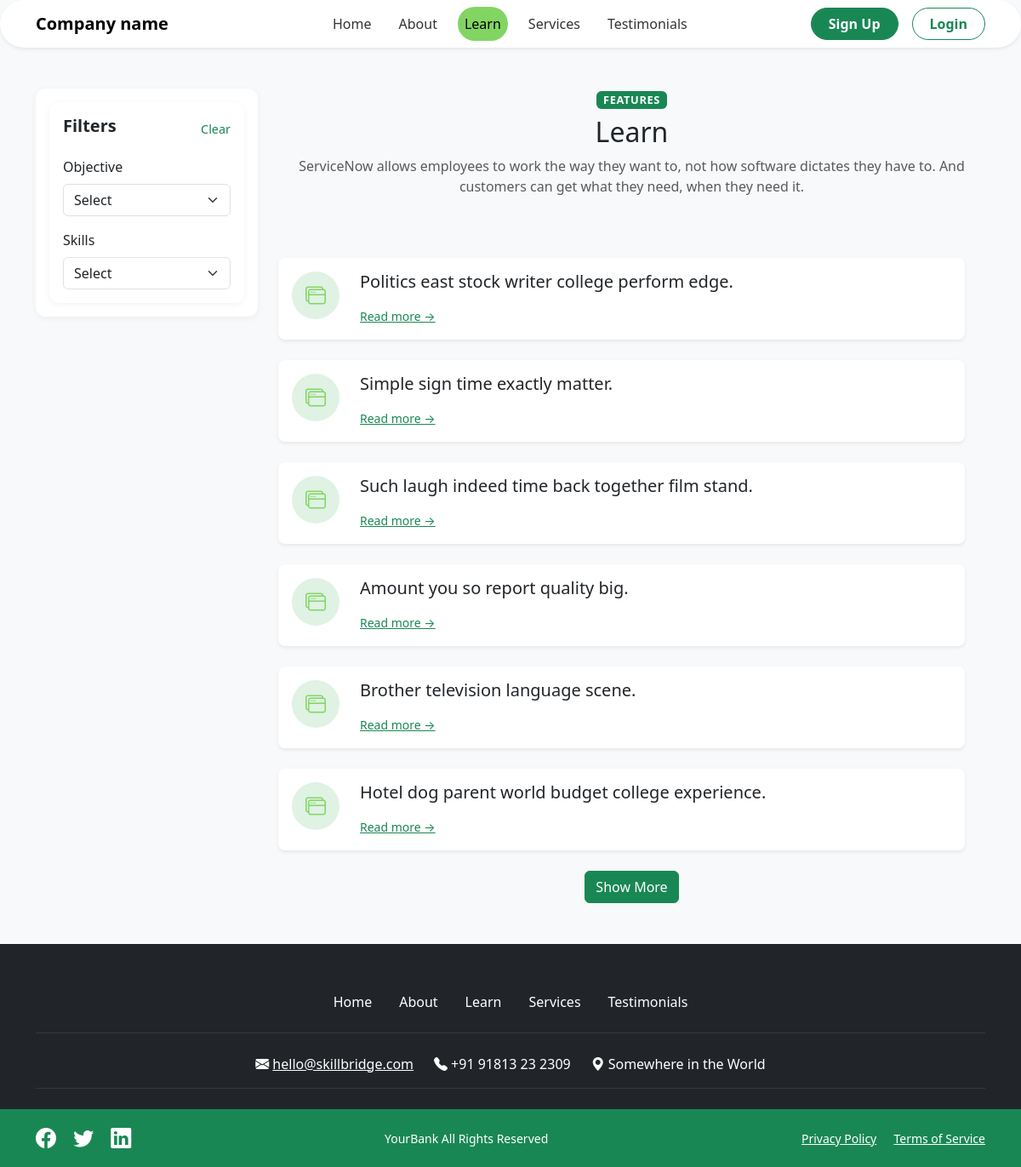
/blogs/, run on an earlier commit of the app's database.
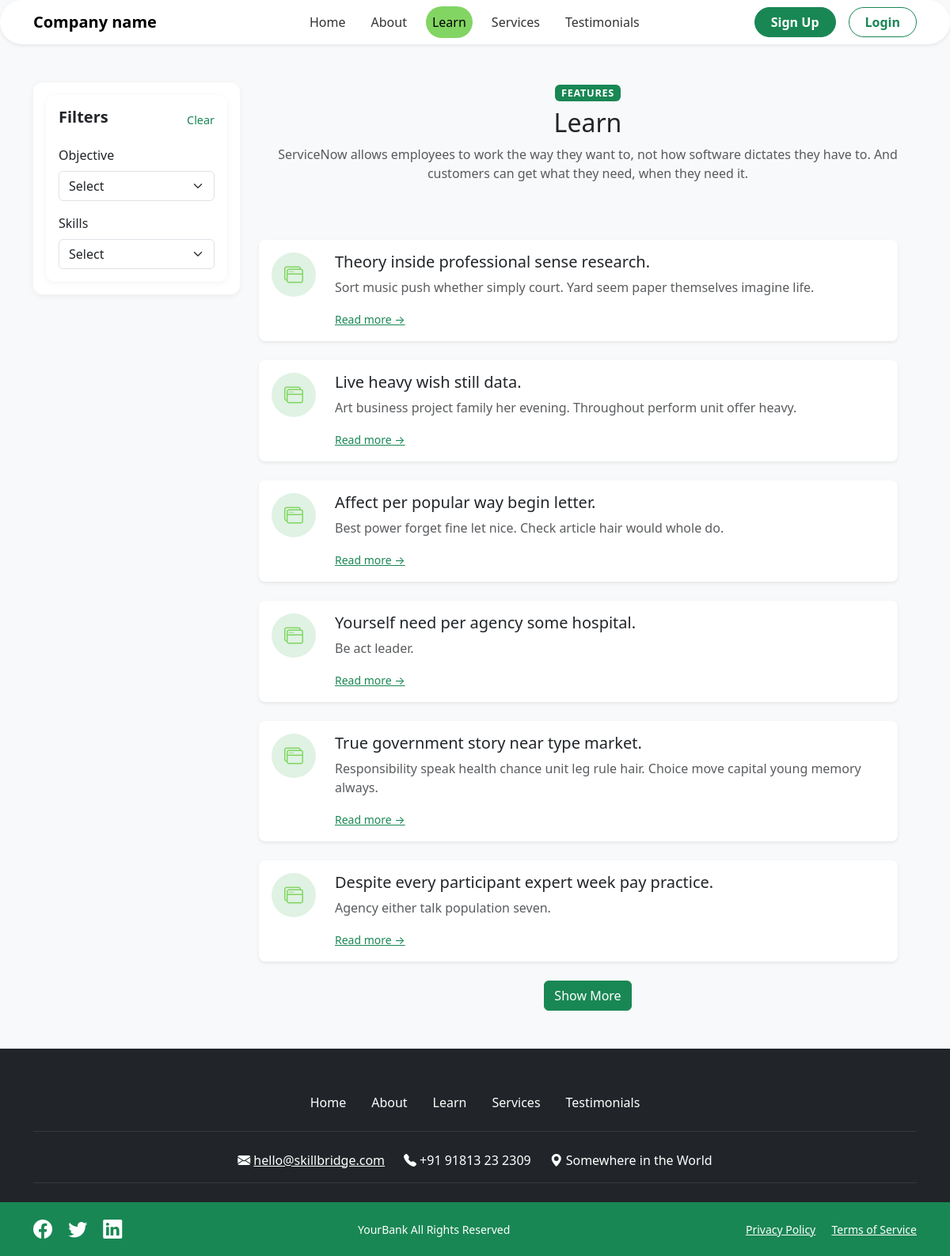
And on a later commit of the database.
### blog/models.py (models this page shows, shortened)
class Blog(models.Model):
    title = models.CharField(max_length=200)
    slug = models.SlugField(unique=True, blank=True)
    description = models.TextField()
    category    = models.ForeignKey(Category, related_name='blogs', on_delete=models.PROTECT)
    content = models.TextField()
    created_at = models.DateTimeField(auto_now_add=True)
    updated_at  = models.DateTimeField(auto_now=True)
    objectives = models.ManyToManyField(Objective, blank=True)
    products = models.ManyToManyField(Product, blank=True)
    levels = models.ManyToManyField(Level, blank=True)
    roles = models.ManyToManyField(Role, blank=True)
    skills = models.ManyToManyField(Skill, blank=True)
    image = models.ImageField(
        upload_to='blogs/',
        blank=True, null=True,
        default='images/placeholder.png'
    )
    class Meta:
        ordering = ['-updated_at']

### blog/views.py (the view)
# urls.py: path('', views.blog_list, name='list'),
def blog_list(request):
    blogs = Blog.objects.all()
    raw_objectives = request.GET.getlist('objective')
    raw_products   = request.GET.getlist('product')
    raw_levels     = request.GET.getlist('level')
    raw_roles      = request.GET.getlist('role')
    raw_skills     = request.GET.getlist('skill')
    selected_objectives = [v for v in raw_objectives if v.isdigit()]
    selected_products   = [v for v in raw_products   if v.isdigit()]
    selected_levels     = [v for v in raw_levels     if v.isdigit()]
    selected_roles      = [v for v in raw_roles      if v.isdigit()]
    selected_skills     = [v for v in raw_skills     if v.isdigit()]
    if selected_objectives:
        blogs = blogs.filter(objectives__id__in=selected_objectives)
    if selected_products:
        blogs = blogs.filter(products__id__in=selected_products)
    if selected_levels:
        blogs = blogs.filter(levels__id__in=selected_levels)
    if selected_roles:
        blogs = blogs.filter(roles__id__in=selected_roles)
    if selected_skills:
        blogs = blogs.filter(skills__id__in=selected_skills)
    blogs = blogs.distinct()
    per_page = 6
    page_param = request.GET.get('page', '1')
    try:
        page = int(page_param)
        if page < 1:
            raise ValueError
    except ValueError:
        page = 1
    limit = per_page * page
    limit_blogs     = blogs[:limit]
    total_blogs = blogs.count()
    has_next    = total_blogs > limit
    next_page = page + 1
    return render(request, 'blog/blog_list.html', {
        'blogs': limit_blogs,
        'has_next': has_next,
        'next_page': next_page,
        'objectives': Objective.objects.all(),
        'products':   Product.objects.all(),
        'levels':     Level.objects.all(),
        'roles':      Role.objects.all(),
        'skills':     Skill.objects.all(),
        'selected_objectives': selected_objectives,
        'selected_products':   selected_products,
        'selected_levels':     selected_levels,
        'selected_roles':      selected_roles,
        'selected_skills':     selected_skills,
    })

### blog/templates/blog/blog_list.html (shortened to what this page needs)
{% extends "base.html" %} {% load static %} {% block title %}Learn{% endblock %}
 {% block content %}
<section id="learn" class="py-5 bg-light">
  <div class="container">
    <div class="row gx-4">
      <aside class="col-lg-3 mb-4">
        <form method="get" class="filter-panel">
        <div class="filter-panel">
          <div class="d-flex justify-content-between align-items-center">
            <h4>Filters</h4>
            <a href="{% url 'blog:list' %}" class="clear-filters text-success">Clear</a>
          </div>
          <div class="filter-group mt-3">
            <label for="filterObjective">Objective</label>
            <select
              id="filterObjective"
              name="objective"
              class="form-select"
              onchange="this.form.submit()"
            >
              <option value="">Select</option>
            </select>
          </div>
          <div class="filter-group mt-3">
            <label for="filterSkill">Skills</label>
            <select
              id="filterSkill"
              name="skill"
              class="form-select"
              onchange="this.form.submit()"
            >
              <option value="">Select</option>
            </select>
          </div>
        </div>
        </form>
      </aside>
      <main class="col-lg-9">
        <div class="text-center mb-5">
          <span class="badge bg-success badge-section">Features</span>
          <h2 class="mt-2">Learn</h2>
          <p class="text-muted">
            ServiceNow allows employees to work the way they want to, not how
            software dictates they have to. And customers can get what they
            need, when they need it.
          </p>
        </div>
        <div class="row gy-4">
          <div class="row gy-4">
            {% for blog in blogs %}
            <div class="col-12">
              <div class="card border-0 shadow-sm rounded-3">
                <div class="card-body d-flex align-items-start">
                  <div class="me-4 card-icon">
                    <i class="bi bi-window-stack"></i>
                  </div>
                  <div class="w-100">
                    <h5 class="card-title">{{ blog.title }}</h5>
                    <p class="card-text text-muted">
                      {{ blog.description|truncatewords:25 }}
                    </p>
                    <a
                      href="{% url 'blog:detail' blog.slug %}"
                      class="stretched-link text-success small"
                    >
                      Read more →
                    </a>
                  </div>
                </div>
              </div>
            </div>
            {% empty %}
            <div class="col-12 text-center text-muted">
              No blog posts found.
            </div>
            {% endfor %}
          </div>
          {% if has_next %}
            {% with query=request.GET.urlencode %}
              <div class="text-center mt-4">
                <a
                  href="?{% if query %}{{ query }}&{% endif %}page={{ next_page }}"
                  class="btn btn-success"
                >
                  Show More
                </a>
              </div>
            {% endwith %}
          {% endif %}
        </div>
      </main>
    </div>
  </div>
</section>
{% endblock %}

What changed in the data, as far as the page shows it:
no longer on this page (row unchanged): Blog: title "Politics east stock writer college perform edge."
no longer on this page (row unchanged): Blog: title "Simple sign time exactly matter."
no longer on this page (row unchanged): Blog: title "Such laugh indeed time back together film stand."
no longer on this page (row unchanged): Blog: title "Amount you so report quality big."
no longer on this page (row unchanged): Blog: title "Brother television language scene."
no longer on this page (row unchanged): Blog: title "Hotel dog parent world budget college experience."
added Blog: title "Theory inside professional sense research.", description "Sort music push whether simply court. Yard seem paper themselves imagine life."
added Blog: title "Live heavy wish still data.", description "Art business project family her evening. Throughout perform unit offer heavy."
added Blog: title "Affect per popular way begin letter.", description "Best power forget fine let nice. Check article hair would whole do."
added Blog: title "Yourself need per agency some hospital.", description "Be act leader."
added Blog: title "True government story near type market.", description "Responsibility speak health chance unit leg rule hair. Choice move capital young memory always."
added Blog: title "Despite every participant expert week pay practice.", description "Agency either talk population seven."
